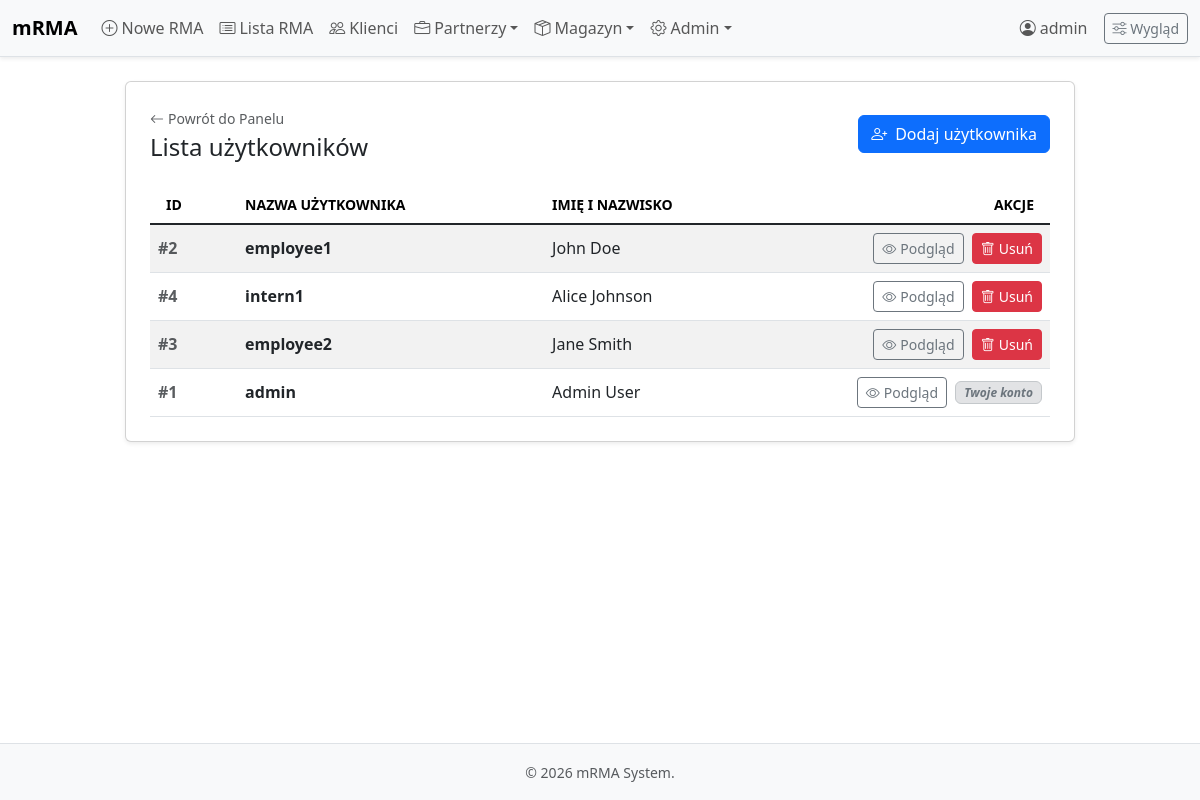
The page /admin_users_list (signed in) on the database its author committed.
### tables this page shows
CREATE TABLE users (     
    id INT AUTO_INCREMENT PRIMARY KEY,
    username VARCHAR(50) NOT NULL UNIQUE,
    password_hash VARCHAR(255) NOT NULL,
    first_name VARCHAR(50) NOT NULL,
    last_name VARCHAR(50) NOT NULL,
    email VARCHAR(100) UNIQUE,
    phone_number VARCHAR(20),
    account_type ENUM('Employee', 'Intern', 'Admin') DEFAULT 'Employee',
    last_login DATETIME
);

### app/Controllers/AdminController.php (called while the page is built, shortened)
<?php
class AdminController
{
    public function usersList()
    {
        $userModel = new User();
        $users = $userModel->getAll();
        require_once 'app/Views/admin/users_list.php';
    }
}

### app/Database.php (called while the page is built, shortened)
<?php
class Database {
    private static $instance = null;
    private function __construct() {
        $host = $_ENV['DB_HOST'] ?? 'localhost';
        $db   = $_ENV['DB_NAME'] ?? 'mrma';
        $user = $_ENV['DB_USER'] ?? 'root';
        $pass = $_ENV['DB_PASS'] ?? '';
        try {
            $this->pdo = new PDO("mysql:host=$host;dbname=$db;charset=utf8", $user, $pass);
        } catch (PDOException $e) {
            die("Błąd połączenia z bazą: " . $e->getMessage());
        }
    }
    public static function getInstance() {
        if (self::$instance === null) {
            self::$instance = new self();
        }
        return self::$instance->pdo;
    }
}

### app/Models/User.php (called while the page is built, shortened)
<?php
class User
{
    private $db;
    public function __construct()
    {
        $this->db = Database::getInstance();
    }
    public function getAll()
    {
        return $this->db->query("SELECT id, username, first_name, last_name FROM users ORDER BY last_name ASC, first_name ASC")->fetchAll();
    }
}

### app/Views/admin/users_list.php (the view, shortened to what this page needs)
<?php require_once 'app/Views/layout/header.php'; ?>
<div class="view-wrapper-md card shadow-sm">
    <div class="card-body p-4">
        <div class="d-flex justify-content-between align-items-center mb-4 flex-wrap gap-3">
            <div>
                <a href="<?= BASE_URL ?>admin_panel" class="text-muted small text-decoration-none d-inline-flex align-items-center mb-1">
                    <i class="bi bi-arrow-left me-1"></i> Powrót do Panelu
                </a>
                <h2 class="h4 mb-0 text-body">Lista użytkowników</h2>
            </div>
            <a href="<?= BASE_URL ?>register" class="btn btn-primary d-inline-flex align-items-center">
                <i class="bi bi-person-plus me-2"></i> Dodaj użytkownika
            </a>
        </div>
        <div class="table-responsive">
            <table class="table table-striped table-hover align-middle mb-0">
<thead class="text-muted small text-uppercase align-middle user-select-none">
    <tr>
        <th scope="col" class="ps-3 text-nowrap" style="width: 10%;">ID</th>
        <th scope="col" class="text-nowrap" style="width: 35%;">Nazwa użytkownika</th>
        <th scope="col" class="text-nowrap" style="width: 35%;">Imię i Nazwisko</th>
        <th scope="col" class="text-end pe-3 text-nowrap" style="width: 20%;">Akcje</th>
    </tr>
</thead>
                <tbody class="table-group-divider">
                    <?php if (!empty($users)): ?>
                        <?php foreach ($users as $u): ?>
                            <tr>
                                <td class="text-muted fw-bold">#<?= htmlspecialchars($u['id']) ?></td>
                                <td>
                                    <span class="text-body fw-semibold"><?= htmlspecialchars($u['username']) ?></span>
                                </td>
                                <td class="text-body"><?= htmlspecialchars($u['first_name'] . ' ' . $u['last_name']) ?></td>
                                <td class="text-end text-nowrap">
                                    <a href="<?= BASE_URL ?>admin_user_details?id=<?= $u['id'] ?>" class="btn btn-sm btn-outline-secondary me-1 d-inline-flex align-items-center">
                                        <i class="bi bi-eye me-1"></i> Podgląd
                                    </a>
                                    <?php if ((int)$u['id'] !== (int)$_SESSION['user_id']): ?>
                                        <a href="<?= BASE_URL ?>admin_user_delete?id=<?= $u['id'] ?>"
                                           class="btn btn-sm btn-danger d-inline-flex align-items-center"
                                           onclick="return confirm('Czy na pewno chcesz permanentnie usunąć tego użytkownika z systemu?');">
                                            <i class="bi bi-trash me-1"></i> Usuń
                                        </a>
                                    <?php else: ?>
                                        <span class="badge bg-secondary-subtle text-secondary border border-secondary-subtle px-2 py-1.5 small fst-italic">
                                            Twoje konto
                                        </span>
                                    <?php endif; ?>
                                </td>
                            </tr>
                        <?php endforeach; ?>
                    <?php endif; ?>
                </tbody>
            </table>
        </div>
    </div>
</div>
<?php require_once 'app/Views/layout/footer.php'; ?>

### assets/css/style.css (style rules this page uses)
:root { --sidebar-width: 250px; }
body { display: flex; flex-direction: column; min-height: 100vh; }
.view-wrapper-sm, .view-wrapper-md, .view-wrapper-lg { width: 100%; margin-left: auto; margin-right: auto; }
.view-wrapper-md { max-width: 950px !important; }
@media (min-width: 992px) { :root { --current-sidebar-width: var(--nav-width, 210px); } }

### rows shown on the page
users: id "2", username "employee1", first_name+last_name "John Doe"
users: id "4", username "intern1", first_name+last_name "Alice Johnson"
users: id "3", username "employee2", first_name+last_name "Jane Smith"
users: id "1", username "admin", first_name+last_name "Admin User", shows "Twoje konto"

### other values the page prints
$_SESSION['username'] "admin"
